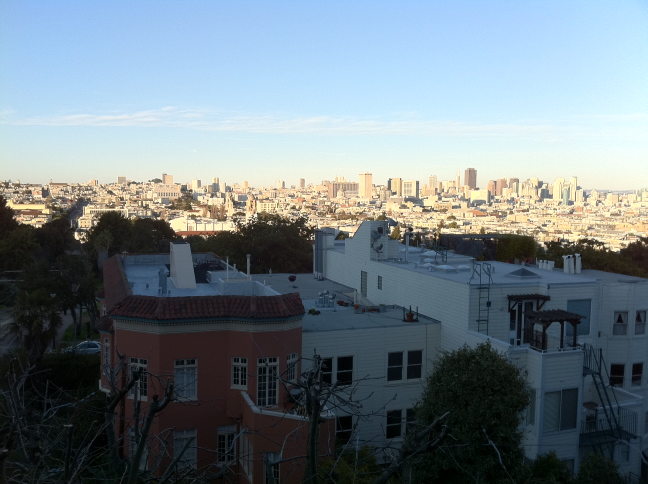
#> input picture data/sf_view1.jpg, 1296 x 968 px (shown at 1/2 size)
$ python ch2_harris_matching.py   (older library calls are emulated)
#> lines starting #> are read from the running program, lines starting #| are printed output that depends on the picture; after the words box and inside, x2 and y2 are one past the last pixel; in counts of white or black regions, pixels touching at a corner belong together
### PCV/PCV/tools/imtools.py
import os
from PIL import Image
from pylab import *
from numpy import *


# [34 lines left out: functions get_imlist, compute_average, convert_to_grayscale, not called in this run]


def imresize(im,sz):
    """    Resize an image array using PIL. """
    pil_im = Image.fromarray(uint8(im))

    return array(pil_im.resize(sz))


# [41 lines left out: functions histeq, plot_2D_boundary, not called in this run]

### PCV/PCV/localdescriptors/harris.py
from pylab import *
from numpy import *
from scipy.ndimage import filters


def compute_harris_response(im,sigma=3):
    """ Compute the Harris corner detector response function
        for each pixel in a graylevel image. """

    # derivatives
    imx = zeros(im.shape)
    filters.gaussian_filter(im, (sigma,sigma), (0,1), imx)
    imy = zeros(im.shape)
    filters.gaussian_filter(im, (sigma,sigma), (1,0), imy)

    # compute components of the Harris matrix
    Wxx = filters.gaussian_filter(imx*imx,sigma)
    Wxy = filters.gaussian_filter(imx*imy,sigma)
    Wyy = filters.gaussian_filter(imy*imy,sigma)

    # determinant and trace
    Wdet = Wxx*Wyy - Wxy**2
    Wtr = Wxx + Wyy

    return Wdet / Wtr


def get_harris_points(harrisim,min_dist=10,threshold=0.1):
    """ Return corners from a Harris response image
        min_dist is the minimum number of pixels separating
        corners and image boundary. """

    # find top corner candidates above a threshold
    corner_threshold = harrisim.max() * threshold
    harrisim_t = (harrisim > corner_threshold) * 1

    # get coordinates of candidates
    coords = array(harrisim_t.nonzero()).T

    # ...and their values
    candidate_values = [harrisim[c[0],c[1]] for c in coords]

    # sort candidates (reverse to get descending order)
    index = argsort(candidate_values)[::-1]

    # store allowed point locations in array
    allowed_locations = zeros(harrisim.shape)
    allowed_locations[min_dist:-min_dist,min_dist:-min_dist] = 1

    # select the best points taking min_distance into account
    filtered_coords = []
    for i in index:
        if allowed_locations[coords[i,0],coords[i,1]] == 1:
            filtered_coords.append(coords[i])
            allowed_locations[(coords[i,0]-min_dist):(coords[i,0]+min_dist),
                        (coords[i,1]-min_dist):(coords[i,1]+min_dist)] = 0

    return filtered_coords


# [10 lines left out: function plot_harris_points, not called in this run]


def get_descriptors(image,filtered_coords,wid=5):
    """ For each point return pixel values around the point
        using a neighbourhood of width 2*wid+1. (Assume points are
        extracted with min_distance > wid). """

    desc = []
    for coords in filtered_coords:
        patch = image[coords[0]-wid:coords[0]+wid+1,
                            coords[1]-wid:coords[1]+wid+1].flatten()
        desc.append(patch)

    return desc


def match(desc1,desc2,threshold=0.5):
    """ For each corner point descriptor in the first image,
        select its match to second image using
        normalized cross correlation. """

    n = len(desc1[0])

    # pair-wise distances
    d = -ones((len(desc1),len(desc2)))
    for i in range(len(desc1)):
        for j in range(len(desc2)):
            d1 = (desc1[i] - mean(desc1[i])) / std(desc1[i])
            d2 = (desc2[j] - mean(desc2[j])) / std(desc2[j])
            ncc_value = sum(d1 * d2) / (n-1)
            if ncc_value > threshold:
                d[i,j] = ncc_value

    ndx = argsort(-d)
    matchscores = ndx[:,0]

    return matchscores


def match_twosided(desc1,desc2,threshold=0.5):
    """ Two-sided symmetric version of match(). """

    matches_12 = match(desc1,desc2,threshold)
    matches_21 = match(desc2,desc1,threshold)

    ndx_12 = where(matches_12 >= 0)[0]

    # remove matches that are not symmetric
    for n in ndx_12:
        if matches_21[matches_12[n]] != n:
            matches_12[n] = -1

    return matches_12


def appendimages(im1,im2):
    """ Return a new image that appends the two images side-by-side. """

    # select the image with the fewest rows and fill in enough empty rows
    rows1 = im1.shape[0]
    rows2 = im2.shape[0]

    if rows1 < rows2:
        im1 = concatenate((im1,zeros((rows2-rows1,im1.shape[1]))),axis=0)
    elif rows1 > rows2:
        im2 = concatenate((im2,zeros((rows1-rows2,im2.shape[1]))),axis=0)
    # if none of these cases they are equal, no filling needed.

    return concatenate((im1,im2), axis=1)


def plot_matches(im1,im2,locs1,locs2,matchscores,show_below=True):
    """ Show a figure with lines joining the accepted matches
        input: im1,im2 (images as arrays), locs1,locs2 (feature locations),
        matchscores (as output from 'match()'),
        show_below (if images should be shown below matches). """

    im3 = appendimages(im1,im2)
    if show_below:
        im3 = vstack((im3,im3))

    imshow(im3)

    cols1 = im1.shape[1]
    for i,m in enumerate(matchscores):
        if m>0:
            plot([locs1[i][1],locs2[m][1]+cols1],[locs1[i][0],locs2[m][0]],'c')
    axis('off')

### ch02/ch2_harris_matching.py
# -*- coding: utf-8 -*-
from pylab import *
from PIL import Image

from PCV.localdescriptors import harris
from PCV.tools.imtools import imresize

"""
This is the Harris point matching example in Figure 2-2.
"""

# Figure 2-2上面的图
# im1 = array(Image.open("../data/crans_1_small.jpg").convert("L"))
# im2 = array(Image.open("../data/crans_2_small.jpg").convert("L"))

# Figure 2-2下面的图
im1 = array(Image.open("../data/sf_view1.jpg").convert("L"))
im2 = array(Image.open("../data/sf_view2.jpg").convert("L"))
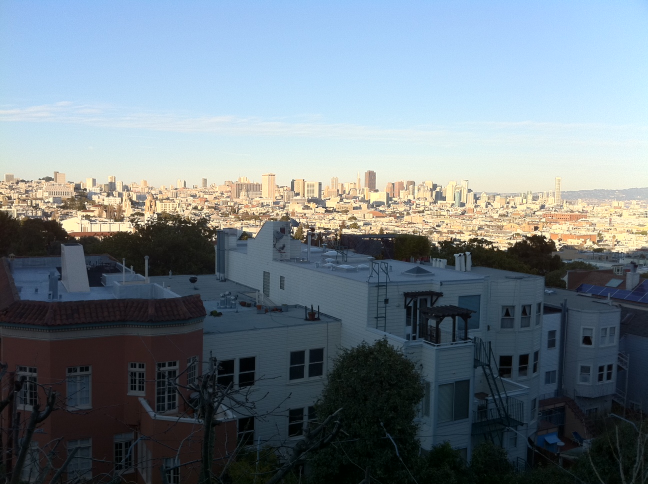
#> input picture data/sf_view2.jpg, 1296 x 968 px (shown at 1/2 size)

# resize to make matching faster
im1 = imresize(im1, (im1.shape[1] // 2, im1.shape[0] // 2))
im2 = imresize(im2, (im2.shape[1] // 2, im2.shape[0] // 2))

wid = 5
harrisim = harris.compute_harris_response(im1, 5)
filtered_coords1 = harris.get_harris_points(harrisim, wid + 1)
#> in get_harris_points, `corner_threshold = harrisim.max() * threshold`: corner_threshold = 1.36
#> in get_harris_points, `harrisim_t = (harrisim > corner_threshold) * 1`:
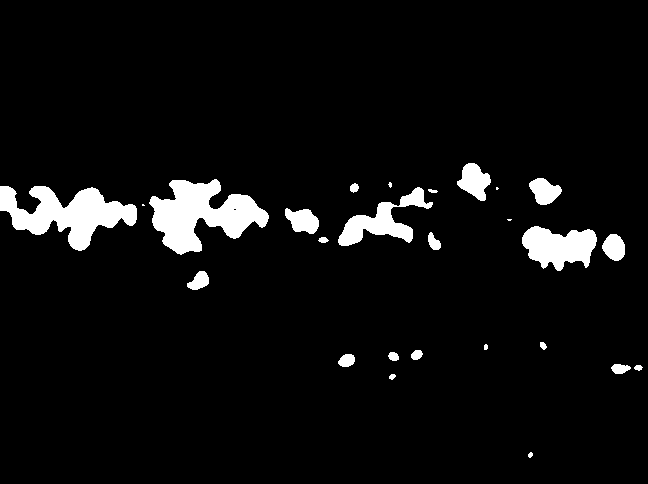
#> harrisim_t: shape (484, 648) int64; values 0 (black) and 1 (white), 5.5% white; 26 white regions (4 under 20 px), largest, box (x1, y1, x2, y2) and area: (149, 179, 269, 255) 4825, (0, 186, 137, 251) 4444, (522, 226, 597, 271) 2253
#> in get_harris_points, `coords = array(harrisim_t.nonzero()).T`: coords = 17152 pairs, first value 163 to 457, second value 0 to 642
#> in get_harris_points, `candidate_values = [harrisim[c[0],c[1]] for c in coords]`: candidate_values = 17152 values, max 13.65 at index 9362, min 1.36 at index 12319, mean 2.83
#> in get_harris_points, `index = argsort(candidate_values)[::-1]`: index = 17152 values, max 17151 at index 16536, min 0 at index 15905, mean 8575.5
#> the loop in get_harris_points, `for i in index:` made 17152 passes
#> i on passes 1 to 3: 9362, 9647, 9361
#> after the loop in get_harris_points, `for i in index:`: allowed_locations: shape (484, 648) float64; values 0 (black) and 1 (white), 87.5% white; 19 black regions, largest, box (x1, y1, x2, y2) and area: (0, 0, 648, 484) 26226, (332, 183, 442, 249) 3321, (518, 222, 599, 275) 3051
#> after the loop in get_harris_points, `for i in index:`: filtered_coords = 363 pairs, first value 165 to 455, second value 6 to 638
#> filtered_coords1 has the same summary as filtered_coords in get_harris_points
d1 = harris.get_descriptors(im1, filtered_coords1, wid)
#> the loop in get_descriptors, `for coords in filtered_coords:` made 363 passes
#> coords on passes 1 to 3: [222, 176], [228, 177], [226, 83]
#> after the loop in get_descriptors, `for coords in filtered_coords:`: desc = 363 items
#> d1 = 363 items

harrisim = harris.compute_harris_response(im2, 5)
filtered_coords2 = harris.get_harris_points(harrisim, wid + 1)
#> call 2 of get_harris_points, with min_dist = 6, threshold = 0.1
#> in get_harris_points (call 2), `corner_threshold = harrisim.max() * threshold`: corner_threshold = 1.5
#> in get_harris_points (call 2), `harrisim_t = (harrisim > corner_threshold) * 1`: harrisim_t: shape (484, 648) int64; values 0 (black) and 1 (white), 3.9% white; 21 white regions (1 under 20 px), largest, box (x1, y1, x2, y2) and area: (42, 178, 168, 255) 4999, (417, 228, 487, 266) 1872, (242, 204, 314, 246) 1305
#> in get_harris_points (call 2), `coords = array(harrisim_t.nonzero()).T`: coords = 12381 pairs, first value 166 to 375, second value 0 to 629
#> in get_harris_points (call 2), `candidate_values = [harrisim[c[0],c[1]] for c in coords]`: candidate_values = 12381 values, max 14.95 at index 5862, min 1.5 at index 4521, mean 2.89
#> in get_harris_points (call 2), `index = argsort(candidate_values)[::-1]`: index = 12381 values, max 12380 at index 12155, min 0 at index 11792, mean 6190
#> the loop in get_harris_points (call 2), `for i in index:` made 12381 passes
#> i on passes 1 to 3: 5862, 5675, 5676
#> after the loop in get_harris_points (call 2), `for i in index:`:
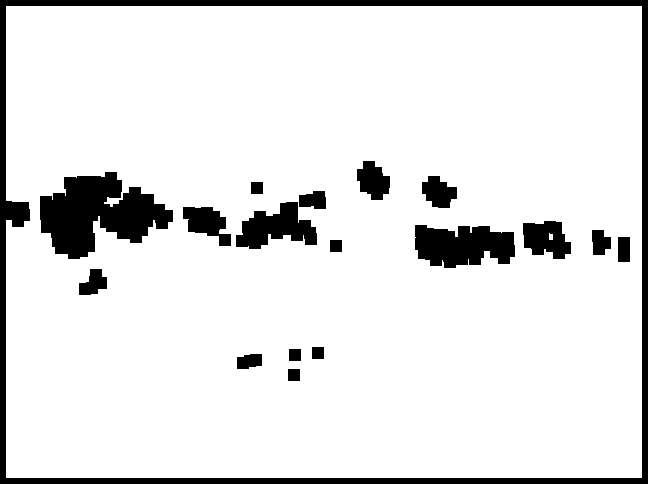
#> allowed_locations: shape (484, 648) float64; values 0 (black) and 1 (white), 89.5% white; 18 black regions, largest, box (x1, y1, x2, y2) and area: (0, 0, 648, 484) 13961, (40, 172, 173, 259) 6812, (415, 225, 515, 268) 3312
#> after the loop in get_harris_points (call 2), `for i in index:`: filtered_coords = 267 pairs, first value 167 to 375, second value 6 to 624
#> filtered_coords2 has the same summary as filtered_coords in get_harris_points
d2 = harris.get_descriptors(im2, filtered_coords2, wid)
#> the loop in get_descriptors (call 2), `for coords in filtered_coords:` made 267 passes
#> coords on passes 1 to 3: [223, 68], [229, 69], [220, 61]
#> d2 = 267 items

print('starting matching')
matches = harris.match_twosided(d1, d2)
#> in match, `n = len(desc1[0])`: n = 121
#> in match, `d = -ones((len(desc1),len(desc2)))`: d: shape (363, 267) float64; every value is -1
#> after the loop in match, `for i in range(len(desc1)):`:
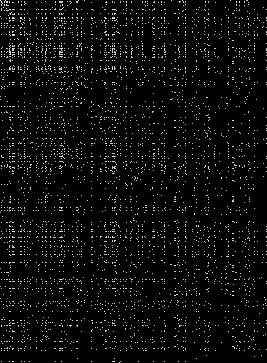
#> d: shape (363, 267) float64; min -1, max 1, mean -0.922; drawn with min black and max white
#> in match, `matchscores = ndx[:,0]`: matchscores = 363 values, max 266 at index 125, min 0 at index 0, mean 135.2
#> in match_twosided, `matches_12 = match(desc1,desc2,threshold)`: matches_12 has the same summary as matchscores in match
#> call 2 of match, with threshold = 0.5
#> in match (call 2), `d = -ones((len(desc1),len(desc2)))`: d: shape (267, 363) float64; every value is -1
#> after the loop in match (call 2), `for i in range(len(desc1)):`:
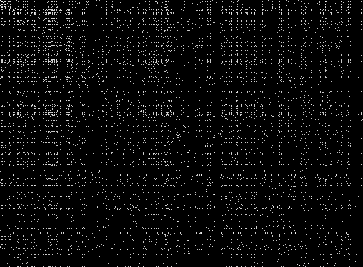
#> d: shape (267, 363) float64; min -1, max 1, mean -0.922; drawn with min black and max white
#> in match (call 2), `ndx = argsort(-d)`:
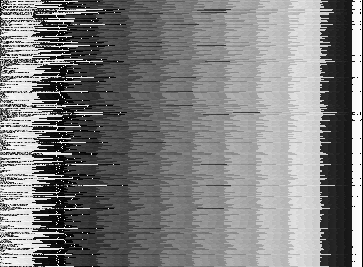
#> ndx: shape (267, 363) int64; min 0, max 362, mean 181; drawn with min black and max white
#> in match (call 2), `matchscores = ndx[:,0]`: matchscores = 267 values, max 355 at index 261, min 0 at index 0, mean 177.6
#> in match_twosided, `matches_21 = match(desc2,desc1,threshold)`: matches_21 has the same summary as matchscores in match
#> in match_twosided, `ndx_12 = where(matches_12 >= 0)[0]`: ndx_12 = 363 values from 0 to 362
#> after the loop in match_twosided, `for n in ndx_12:`: matches_12 = 363 values, max 265 at index 299, min -1 at index 2, mean 48.01
#> matches has the same summary as matches_12 in match_twosided

figure()
gray()
harris.plot_matches(im1, im2, filtered_coords1, filtered_coords2, matches)
#> the loop in plot_matches, `for i,m in enumerate(matchscores):` made 363 passes
#> m on passes 1 to 3: 0, 1, -1
show()
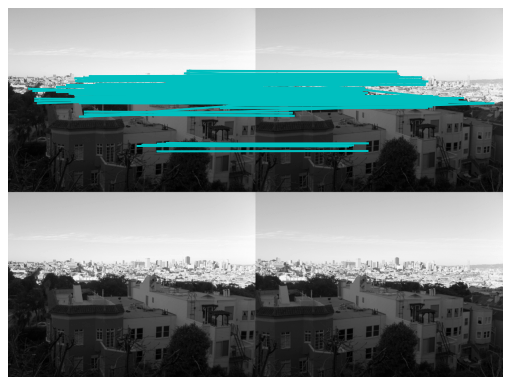
#> figure drawn by matplotlib, 1 panel
